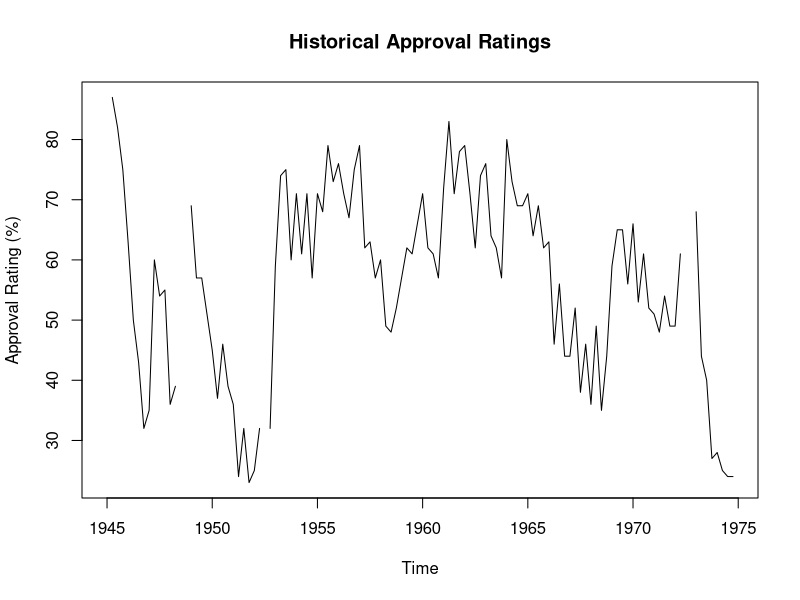

This figure's R source:
## ---- chunk 1
summary(presidents)
## ---- chunk 2
plot(presidents, main="Historical Approval Ratings", ylab = "Approval Rating (%)")
